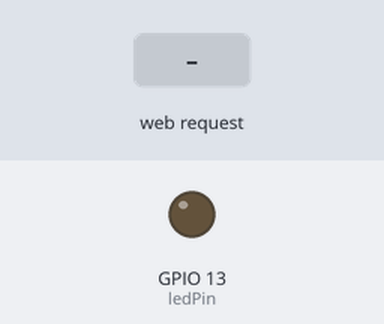
The sketch below on a simulated ESP8266 (NodeMCU). On the bench: output pins drawn as LEDs (lit = HIGH). The inputs (shaded band) are chosen by the test bench. WiFi joins after 1.5 s; servers stay silent unless stated; what the sketch prints to the serial monitor is not drawn.

Above: at 2.7 s.
2.8 s: HTTP request GET /ON=1 received
At 4.0 s:
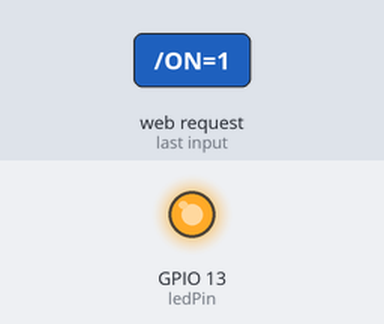
4.3 s: HTTP request GET /OFF=0 received
At 5.2 s:
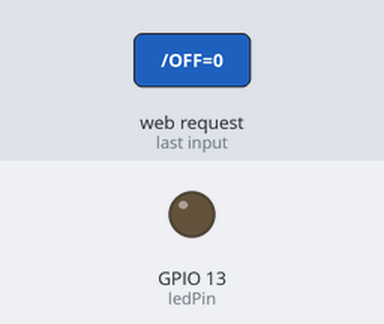
Timing chart, 0 to 7.3 s (numbered marks = the images above; inputs shaded):
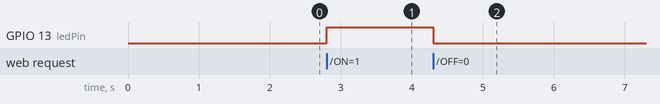

The sketch:

wifi-control.ino
```cpp
#include "ESP8266WiFi.h"  // WiFi Library


const char* ssid = "Projet-Micro";  // Name of WiFi Network
const char* password = "1234567890";  // Password of WiFi Network

int firstrun = 0;  // Check if system was just powered on
int buttonpressed = 5;  // To hold which button was pressed on Web Page
int ledPin=13;


WiFiServer server(80);  // Define web server port

void setup() {
  Serial.begin(115200);
  delay(10);
  pinMode(ledPin,OUTPUT);
  digitalWrite(ledPin,LOW);

// Connect to wifi network
  Serial.print("Connecting to ");
  Serial.println(ssid);
  WiFi.begin(ssid, password);

// Wait until connected to WiFi
  while (WiFi.status() != WL_CONNECTED) {
    delay(250);
    Serial.print(".");
  }

// Confirmation de la connection Wifi
  Serial.println("");
  Serial.println("WiFi connected");

// Start the Web Server
  server.begin();
  Serial.println("Web Server Started");

// Display IP address
  Serial.print("You can connect to the Server here: ");
  Serial.print("http://");
  Serial.print(WiFi.localIP());
  Serial.println();
  Serial.println();
}

void loop() {

// Check if someone is connected
  WiFiClient client = server.available();
  if (!client) {
    return;
  }

// Read which button was pressed on the Web Page
  String request = client.readStringUntil('\r');

// Light Up leds based on the button pressed
  if (request.indexOf("/ON=1") != -1)  {
    digitalWrite(ledPin,HIGH);
    buttonpressed = LOW;
    firstrun=1;
  }
  if (request.indexOf("/OFF=0") != -1)  {
   digitalWrite(ledPin,LOW);
    buttonpressed = HIGH;
    firstrun=1;
  }

// Create Web Page
  client.println("HTTP/1.1 200 OK");  // HTML Header
  client.println("Content-Type: text/html");
  client.println("");
  client.println("<!DOCTYPE HTML>");

  client.println("<html>");  // Start of HTML

  client.println("<style>");
  client.println("body {background-color: #ACAEAD;}"); // Set Background Color
  client.println("</style>");

  if (firstrun == 0) {
    client.print("Please Click a Button ");
  }
  else {
    client.print("BULB ");
  }

  if(buttonpressed == LOW) {
    client.print("ON");
  }
  if (buttonpressed == HIGH){
    client.print("OFF");
  }
  client.println("<br><br>");
  client.println("<a href=\"/ON=1\"\"><button>ON</button></a>");
  client.println("<a href=\"/OFF=0\"\"><button>OFF</button></a><br />");
  client.println("</html>");
  delay(10);

}
```

Measured:
- after the input at 2.8 s, GPIO 13 (ledPin): LOW → HIGH at once
- after the input at 4.3 s, GPIO 13 (ledPin): HIGH → LOW at once
